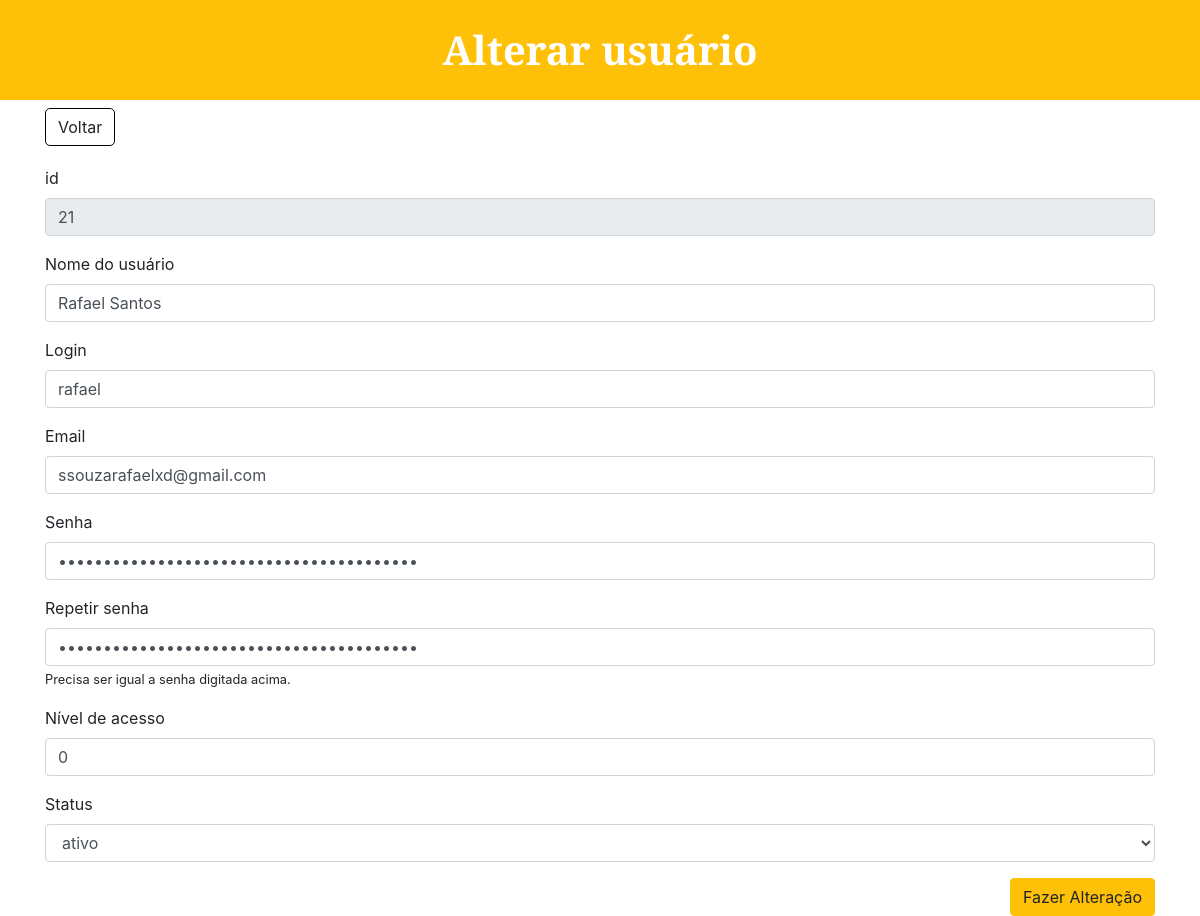
Screenshot of /editar_usuario.php?id=21 with the database file from the repository.
### tables this page shows
CREATE TABLE `tb_usuario` (
  `id_user` int(11) NOT NULL,
  `nome_user` varchar(75) NOT NULL,
  `login` varchar(50) NOT NULL,
  `email` varchar(75) NOT NULL,
  `senha` varchar(50) NOT NULL,
  `categoria` int(3) NOT NULL,
  `status` varchar(30) NOT NULL,
  `quem_cadastrou` varchar(50) NOT NULL
);

### editar_usuario.php (the view, shortened to what this page needs)
<?php
	include 'conexao.php';
	$id = $_GET['id'];
?>
<!DOCTYPE html>
<html>
<head>
	<link rel="stylesheet" href="https://stackpath.bootstrapcdn.com/bootstrap/4.4.1/css/bootstrap.min.css">
</head>
<body>
	<h1 id="formTitulo" >Alterar usuário</h1>
	<div class="container">
		<div style="text-align: left;">
		 		<a href="listar_usuario.php" role="button" class="btn" style="border-radius: 1px; border-color: black; border-radius: 5px;">Voltar</a>
		 	</div>
		<form action="_atualiza_usuario.php" method="POST">
			<?php
				$sql = "SELECT * FROM `tb_usuario` WHERE id_user = $id";
				$buscar = mysqli_query($conexao,$sql);
				while ($array = mysqli_fetch_array($buscar)) {
					$id 			=	$array['id_user'];
		    		$nome 			=	$array['nome_user'];
		   			$login 			= 	$array['login'];
		   			$email 			=	$array['email'];
		    		$senha 	 		=	$array['senha'];
		   			$nivel 	 		=	$array['categoria'];
			?>
			<div class="form-group" style="margin-top: 20px">
			    <label>id</label>
			    <input type="number" name="id_user" disabled class="form-control" value="<?php echo $id ?>">
		 	</div>
		 	<div class="form-group">
		 		<label>Nome do usuário</label>
			    <input class="form-control" name="nome_user" value="<?php echo $nome ?>" >
		 	</div>
		 	<div class="form-group">
			    <label>Login</label>
			    <input type="text" class="form-control" name="login_user" value="<?php echo $login ?>" >
		 	</div>
		 	<div class="form-group">
			    <label>Email</label>
			    <input type="text" name="email" class="form-control" value="<?php echo $email ?>"></input>
		 	</div>
		 	<div class="form-group">
			    <label>Senha</label>
			    <input id="txtSenha" type="password" name="senha" class="form-control" value="<?php echo $senha ?>"></input>
		 	</div>
		 	<div class="form-group">
				<label>Repetir senha</label>
				<input type="password" name="repetir" class="form-control"  value="<?php echo $senha ?>" required autocomplete="of" placeholder="Repetir senha" oninput="validaSenha(this)">
				<small>Precisa ser igual a senha digitada acima.</small>
			</div>
		 	<div class="form-group">
			    <label>Nível de acesso</label>
			    <input type="number" name="nivel" class="form-control" min="0" max="1" value="<?php echo $nivel ?>"></input>
		 	</div>
		 	<div class="form-group">
			    <label>Status</label>
			    <select name="status" class="form-control">
			    	<option value="ativo">ativo</option>
			    </select>
		 	</div>
		 	<div style="text-align: right;">
		 		<button type="submit" class="btn btn-warning">Fazer Alteração</button>
		 	</div>
		 	<?php } ?>
		</form>
	</div>
</body>
</html>

### editar_usuario.php (style rules this page uses)
#formTitulo { margin-top: 0px; background-color: #ffc107; color: #ffffff; align-items: center; justify-content: center; border-radius: 0px; font-weight: bold; font-family: 'Libre Baskerville', serif; height: 100px; display: flex; }

### rows the page displays
tb_usuario: id_user "21", nome_user "Rafael Santos", login_user "rafael", email "ssouzarafaelxd@gmail.com", nivel "0"
